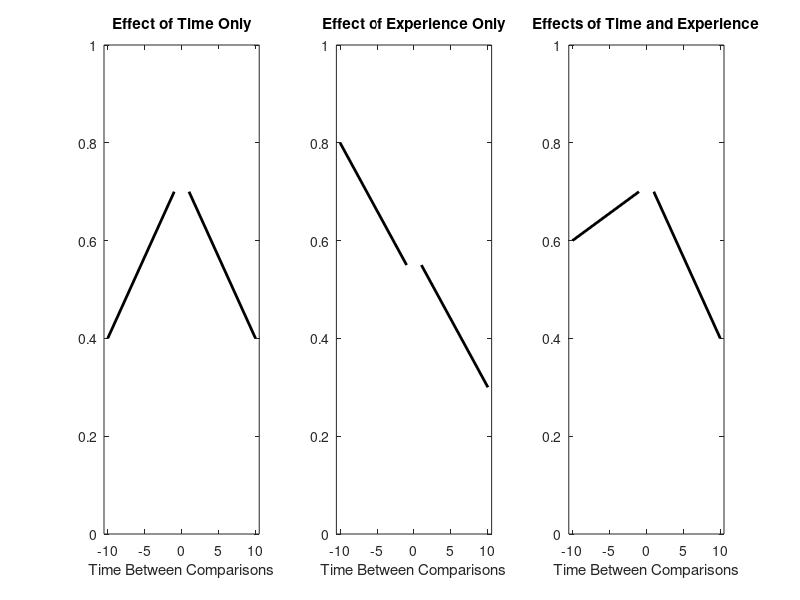

This chart was generated by the following MATLAB code: (Note: this script raises an error after producing the figure.)
%% Model fig. of time vs. experience

%Need to add some fake data here to fill in background
figure;
%Just time
subplot(1,3,1)
xdatFWD = [1 10];
ydatFWD = [0.7 0.4];
xdatREV = [-1 -10];
ydatREV = [0.7 0.4];
plot(xdatFWD,ydatFWD,'k','LineWidth',2); hold on
plot(xdatREV,ydatREV,'k','LineWidth',2);
xlim([-10.5 10.5]); ylim([0 1])
title('Effect of Time Only'); xlabel('Time Between Comparisons')
%Just experience
subplot(1,3,2)
xdatFWD = [1 10];
ydatFWD = [0.55 0.3];
xdatREV = [-1 -10];
ydatREV = [0.55 0.8];
plot(xdatFWD,ydatFWD,'k','LineWidth',2); hold on
plot(xdatREV,ydatREV,'k','LineWidth',2);
xlim([-10.5 10.5]); ylim([0 1])
title('Effect of Experience Only'); xlabel('Time Between Comparisons')
%Both
subplot(1,3,3)
xdatFWD = [1 10];
ydatFWD = [0.7 0.4];
xdatREV = [-1 -10];
ydatREV = [0.7 0.6];
plot(xdatFWD,ydatFWD,'k','LineWidth',2); hold on
plot(xdatREV,ydatREV,'k','LineWidth',2);
xlim([-10.5 10.5]); ylim([0 1])
title('Effects of Time and Experience'); xlabel('Time Between Comparisons')

%%

cpsPlot = [1 2 3];
tgsPlot = pairsCompareInd(cpsPlot,:)'; tgsPlot = tgsPlot(:);

%% How many cells active?
figure;
plot(pooledRealDayDiffs,pooledActiveCellsChange,'.k','MarkerSize',8)
hold on
plot(-1*pooledRealDayDiffs,-1*pooledActiveCellsChange,'.k','MarkerSize',8)
plot([-20 20],[0 0],'k')
plot(cellsActiveFitLine(:,1),cellsActiveFitLine(:,2),'k','LineWidth',2)
plot(-1*cellsActiveFitLine(:,1),-1*cellsActiveFitLine(:,2),'k','LineWidth',2)
title(['Change in cells above activity threshold, slope diff from 0 at p=' num2str(cellsActivepVal)])
xlabel('Days Apart')
ylabel('STEM Change in Proportion of Cells Active on Stem')

figure;
plot(pooledRealDayDiffs,pooledActiveCellsChangeARM,'.k','MarkerSize',8)
hold on
plot(-1*pooledRealDayDiffs,-1*pooledActiveCellsChangeARM,'.k','MarkerSize',8)
plot([-20 20],[0 0],'k')
plot(cellsActiveFitLineARM(:,1),cellsActiveFitLineARM(:,2),'k','LineWidth',2)
plot(-1*cellsActiveFitLineARM(:,1),-1*cellsActiveFitLineARM(:,2),'k','LineWidth',2)
title(['ARM Change in cells above activity threshold, slope diff from 0 at p=' num2str(cellsActivepValARM)])
xlabel('Days Apart')
ylabel('Change in Proportion of Cells Active')
ylim([-0.15 0.15])

%% How many splitters pie chart

pieSplitLabels = {'splitBOTH','splitLRonly','dontSplit','splitSTonly'};
splitterTGinds = cell2mat(cellfun(@(x) find(strcmpi(traitLabels,x)),pieSplitLabels,'UniformOutput',false));
pieSplitColors = colorAssc(splitterTGinds);
pieSplitColors{3} = [1 1 1];
pieData = splitPropMeans(splitterTGinds);
pieSEMs = splitPropSEMs(splitterTGinds);

pieDataPct = round(pieData'*100,3); 
pieDataPct(rem(pieDataPct,0.01)==0) = pieDataPct(rem(pieDataPct,0.01)==0)+0.001;
pieDataPct = mat2cell(pieDataPct,ones(1,length(pieData)),1);
pieDataPct = cellfun(@num2str,pieDataPct,'UniformOutput',false);
pieDataPct = cellfun(@(x) x(1:end-1),pieDataPct,'UniformOutput',false);

pieDataSEMs = round(pieSEMs'*100,3); 
pieDataSEMs(rem(pieDataSEMs,0.01)==0) = pieDataSEMs(rem(pieDataSEMs,0.01)==0)+0.001;
pieDataSEMs = mat2cell(pieDataSEMs,ones(1,length(pieData)),1);
pieDataSEMs = cellfun(@num2str,pieDataSEMs,'UniformOutput',false);
pieDataSEMs = cellfun(@(x) x(1:end-1),pieDataSEMs,'UniformOutput',false);

pp=figure; axes(pp)
pie(pieData,pieSplitLabels);
colormap(reshape([pieSplitColors{:}],3,length(pieSplitColors))')
for ppI = 1:length(pp.Children.Children)
    if strcmpi(class(pp.Children.Children(ppI)),'matlab.graphics.primitive.Text')
        ppUse = find(cell2mat(cellfun(@(x) strcmpi(x,pp.Children.Children(ppI).String),pieSplitLabels,'UniformOutput',false)));
        pp.Children.Children(ppI).String = {pieSplitLabels{ppUse}; [pieDataPct{ppUse} ' ' char(177) ' ' pieDataSEMs{ppUse} '%']}; 
        pp.Children.Children(ppI).FontSize = 13;
    end
end

title('Mean number of each splitter, all days all mice')

%% How many ARM splitters pie chart

pieSplitLabels = {'splitBOTH','splitSTonly','dontSplit','splitLRonly'};
splitterTGinds = cell2mat(cellfun(@(x) find(strcmpi(traitLabels,x)),pieSplitLabels,'UniformOutput',false));
pieSplitColors = colorAssc(splitterTGinds);
pieSplitColors{3} = [1 1 1];
pieData = ARMsplitPropMeans(splitterTGinds);
pieSEMs = ARMsplitPropSEMs(splitterTGinds);

pieDataPct = round(pieData'*100,3); 
pieDataPct(rem(pieDataPct,0.01)==0) = pieDataPct(rem(pieDataPct,0.01)==0)+0.001;
pieDataPct = mat2cell(pieDataPct,ones(1,length(pieData)),1);
pieDataPct = cellfun(@num2str,pieDataPct,'UniformOutput',false);
pieDataPct = cellfun(@(x) x(1:end-1),pieDataPct,'UniformOutput',false);

pieDataSEMs = round(pieSEMs'*100,3); 
pieDataSEMs(rem(pieDataSEMs,0.01)==0) = pieDataSEMs(rem(pieDataSEMs,0.01)==0)+0.001;
pieDataSEMs = mat2cell(pieDataSEMs,ones(1,length(pieData)),1);
pieDataSEMs = cellfun(@num2str,pieDataSEMs,'UniformOutput',false);
pieDataSEMs = cellfun(@(x) x(1:end-1),pieDataSEMs,'UniformOutput',false);

pp=figure; axes(pp)
pie(pieData,pieSplitLabels);
colormap(reshape([pieSplitColors{:}],3,length(pieSplitColors))')
for ppI = 1:length(pp.Children.Children)
    if strcmpi(class(pp.Children.Children(ppI)),'matlab.graphics.primitive.Text')
        ppUse = find(cell2mat(cellfun(@(x) strcmpi(x,pp.Children.Children(ppI).String),pieSplitLabels,'UniformOutput',false)));
        pp.Children.Children(ppI).String = {pieSplitLabels{ppUse}; [pieDataPct{ppUse} ' ' char(177) ' ' pieDataSEMs{ppUse} '%']}; 
        pp.Children.Children(ppI).FontSize = 13;
    end
end

title('Mean number of each ARM splitter, all days all mice')
%% Proportion of each splitter type
hh = figure;
numDataPts = length(pooledSplitProp{tgI});
%grps = repmat(1:length(traitGroups{1}),numDataPts,1); grps = grps(:);
grps = repmat(1:length(tgsPlot),numDataPts,1); grps = grps(:);
%dataHere = [pooledSplitProp{:}]; 
dataHere = [pooledSplitProp{tgsPlot}]; 
dataHere = dataHere(:);
%colorsHere = repmat(colorsHere,8,1);        
colorsHere = colorAssc(tgsPlot);
allColors = cellfun(@(x) repmat(x,numDataPts,1),colorsHere,'UniformOutput',false)';
colorsUse = []; for aa = 1:length(allColors); colorsUse = [colorsUse; allColors{aa}]; end
%repmat for the color in colorAssc, put into circle colors
xLabels = traitLabels(tgsPlot);
scatterBoxSL(dataHere, grps, 'xLabel', xLabels, 'plotBox', true, 'circleColors', colorsUse, 'transparency', 0.8) % 'circleColors', colorsHere, 
ylabel('Proportion of Splitter Cells')
title('Proportion of Cells Each Splitter Type, all mice all days')
hold on
ylim([0 1.1])
heightBump = 0.03;
barXpos = hh.Children.XTick;
for pcI = 1:length(cpsPlot)
    %plot a bar across the pair of compare inds
    possibleHeight = max(round(cell2mat(cellfun(@max,pooledSplitProp(pairsCompareInd(cpsPlot(pcI),:)),'UniformOutput',false)),1));
    possibleHeight = possibleHeight + heightBump;
    plot(barXpos(pairsCompareInd(cpsPlot(pcI),:)),[possibleHeight possibleHeight],'k','LineWidth',2)
    
    %mark it significant or not with hSplitterPropDiffs, pVal in pSplitterPropDiffs
    switch hSplitterPropDiffs(cpsPlot(pcI))
        case 1
            if pSplitterPropDiffs(cpsPlot(pcI)) < 0.001
                textPlot = 'p < 0.001';
            else
                textPlot = ['p = ' num2str(pSplitterPropDiffs(cpsPlot(pcI)))];
            end
        case 0
            textPlot = 'n.s.';
    end
    text(mean(barXpos(pairsCompareInd(cpsPlot(pcI),:))),possibleHeight+0.025,textPlot,'Color','k','HorizontalAlignment','center')
end

%% Proportion of each splitter type ARMs
hh = figure;
numDataPts = length(ARMpooledSplitProp{tgI});
%grps = repmat(1:length(traitGroups{1}),numDataPts,1); grps = grps(:);
grps = repmat(1:length(tgsPlot),numDataPts,1); grps = grps(:);
%dataHere = [pooledSplitProp{:}]; 
dataHere = [ARMpooledSplitProp{tgsPlot}]; 
dataHere = dataHere(:);
%colorsHere = repmat(colorsHere,8,1);        
colorsHere = ARMcolorAssc(tgsPlot);
allColors = cellfun(@(x) repmat(x,numDataPts,1),colorsHere,'UniformOutput',false)';
colorsUse = []; for aa = 1:length(allColors); colorsUse = [colorsUse; allColors{aa}]; end
%repmat for the color in colorAssc, put into circle colors
xLabels = ARMtraitLabels(tgsPlot);
scatterBoxSL(dataHere, grps, 'xLabel', xLabels, 'plotBox', true, 'circleColors', colorsUse, 'transparency', 0.8) % 'circleColors', colorsHere, 
ylabel('Proportion of Splitter Cells')
title('Proportion of Cells Each ARM Splitter Type, all mice all days')
hold on
ylim([0 1.1])
heightBump = 0.03;
barXpos = hh.Children.XTick;
for pcI = 1:length(cpsPlot)
    %plot a bar across the pair of compare inds
    possibleHeight = max(round(cell2mat(cellfun(@max,ARMpooledSplitProp(pairsCompareInd(cpsPlot(pcI),:)),'UniformOutput',false)),1));
    possibleHeight = possibleHeight + heightBump;
    plot(barXpos(pairsCompareInd(cpsPlot(pcI),:)),[possibleHeight possibleHeight],'k','LineWidth',2)
    
    %mark it significant or not with hSplitterPropDiffs, pVal in pSplitterPropDiffs
    switch hArmSplitterPropDiffs(cpsPlot(pcI))
        case 1
            if pArmSplitterPropDiffs(cpsPlot(pcI)) < 0.001
                textPlot = 'p < 0.001';
            else
                textPlot = ['p = ' num2str(pArmSplitterPropDiffs(cpsPlot(pcI)))];
            end
        case 0
            textPlot = 'n.s.';
    end
    text(mean(barXpos(pairsCompareInd(cpsPlot(pcI),:))),possibleHeight+0.025,textPlot,'Color','k','HorizontalAlignment','center')
end

%% Change in Proportion of Each splitter type by days apart
%Comparison
plotREV=1;

gg=figure('Position',[65 410 1813 510]);
sRows = 1;
sCols = 4;
for pcI = 1:length(cpsPlot)
    subplot(sRows,sCols,pcI)
    pcIndsHere = pairsCompareInd(cpsPlot(pcI),:);
    %plot data
    plot(pooledDaysApartFWD-0.1,pooledSplitPctChangeFWD{pcIndsHere(1)},'.','Color',colorAssc{pcIndsHere(1)},'MarkerSize',12)
    hold on
    plot(pooledDaysApartFWD+0.1,pooledSplitPctChangeFWD{pcIndsHere(2)},'.','Color',colorAssc{pcIndsHere(2)},'MarkerSize',12)
    %plot reg fit line    
    plot(splitterFitPlotDays,splitterFitPlotPct{pcIndsHere(1)},'Color',colorAssc{pcIndsHere(1)},'LineWidth',2)
    plot(splitterFitPlotDays,splitterFitPlotPct{pcIndsHere(2)},'Color',colorAssc{pcIndsHere(2)},'LineWidth',2)
    
    if plotREV==1
        plot(pooledDaysApartREV-0.1,pooledSplitPctChangeREV{pcIndsHere(1)},'.','Color',colorAssc{pcIndsHere(1)},'MarkerSize',12)
        plot(pooledDaysApartREV+0.1,pooledSplitPctChangeREV{pcIndsHere(2)},'.','Color',colorAssc{pcIndsHere(2)},'MarkerSize',12)   
        plot(splitterFitPlotDaysREV,splitterFitPlotPctREV{pcIndsHere(1)},'Color',colorAssc{pcIndsHere(1)},'LineWidth',2)
        plot(splitterFitPlotDaysREV,splitterFitPlotPctREV{pcIndsHere(2)},'Color',colorAssc{pcIndsHere(2)},'LineWidth',2)
    end
    
    ylim([-0.5 0.5])
    xlim([0.5 max(pooledDaysApartFWD)-0.5]) %cell2mat(cellfun(@max,cellRealDays,'UniformOutput',false))
    if plotREV==1; xlim([min(pooledDaysApartREV)-0.5 max(pooledDaysApartFWD)-0.5]); end
    xlabel('Days Apart')
    ylabel('Proportion Change')
    %indicate the r2 of each line
    %switch slopeDiffRank(pcI)>=(1*numPerms-numPerms*pThresh); case 1; diffTxt='ARE'; case 0; diffTxt ='ARE NOT'; end
    %title([pairsCompare{pcI,1} ' vs ' pairsCompare{pcI,2} ', slopes ' diffTxt ' diff at p = ' num2str(1-slopeDiffRank(pcI)/1000)])
    switch pVal(cpsPlot(pcI))<pThresh; case 1; diffTxt='ARE'; case 0; diffTxt ='are NOT'; end
    title([traitLabels{pcIndsHere(1)} ' vs ' traitLabels{pcIndsHere(2)} ', slopes ' diffTxt ' diff at p = ' num2str(pVal(cpsPlot(pcI)))])
    legend(traitLabels{pcIndsHere(1)},traitLabels{pcIndsHere(2)})
end
suptitleSL('Changes by days apart in proportion of splitting type')

%% Change in Proportion of Each ARM splitter type by days apart
%Comparison
plotREV=1;

gg=figure('Position',[65 410 1813 510]);
sRows = 1;
sCols = 3;
for pcI = 1:length(cpsPlot)
    subplot(sRows,sCols,pcI)
    pcIndsHere = pairsCompareInd(cpsPlot(pcI),:);
    %plot data
    plot(pooledDaysApartFWD-0.1,ARMpooledSplitPctChangeFWD{pcIndsHere(1)},'.','Color',colorAssc{pcIndsHere(1)},'MarkerSize',12)
    hold on
    plot(pooledDaysApartFWD+0.1,ARMpooledSplitPctChangeFWD{pcIndsHere(2)},'.','Color',colorAssc{pcIndsHere(2)},'MarkerSize',12)
    %plot reg fit line    
    plot(ARMsplitterFitPlotDays,ARMsplitterFitPlotPct{pcIndsHere(1)},'Color',colorAssc{pcIndsHere(1)},'LineWidth',2)
    plot(ARMsplitterFitPlotDays,ARMsplitterFitPlotPct{pcIndsHere(2)},'Color',colorAssc{pcIndsHere(2)},'LineWidth',2)
    
    if plotREV==1
        plot(pooledDaysApartREV-0.1,ARMpooledSplitPctChangeREV{pcIndsHere(1)},'.','Color',colorAssc{pcIndsHere(1)},'MarkerSize',12)
        plot(pooledDaysApartREV+0.1,ARMpooledSplitPctChangeREV{pcIndsHere(2)},'.','Color',colorAssc{pcIndsHere(2)},'MarkerSize',12)   
        plot(ARMsplitterFitPlotDaysREV,ARMsplitterFitPlotPctREV{pcIndsHere(1)},'Color',colorAssc{pcIndsHere(1)},'LineWidth',2)
        plot(ARMsplitterFitPlotDaysREV,ARMsplitterFitPlotPctREV{pcIndsHere(2)},'Color',colorAssc{pcIndsHere(2)},'LineWidth',2)
    end
    
    ylim([-0.5 0.5])
    xlim([0.5 max(pooledDaysApartFWD)-0.5]) %cell2mat(cellfun(@max,cellRealDays,'UniformOutput',false))
    if plotREV==1; xlim([min(pooledDaysApartREV)-0.5 max(pooledDaysApartFWD)-0.5]); end
    xlabel('Days Apart')
    ylabel('Proportion Change')
    %indicate the r2 of each line
    %switch slopeDiffRank(pcI)>=(1*numPerms-numPerms*pThresh); case 1; diffTxt='ARE'; case 0; diffTxt ='ARE NOT'; end
    %title([pairsCompare{pcI,1} ' vs ' pairsCompare{pcI,2} ', slopes ' diffTxt ' diff at p = ' num2str(1-slopeDiffRank(pcI)/1000)])
    switch ARMpVal(cpsPlot(pcI))<pThresh; case 1; diffTxt='ARE'; case 0; diffTxt ='are NOT'; end
    title([ARMtraitLabels{pcIndsHere(1)} ' vs ' ARMtraitLabels{pcIndsHere(2)} ', slopes ' diffTxt ' diff at p = ' num2str(ARMpVal(cpsPlot(pcI)))])
    legend(ARMtraitLabels{pcIndsHere(1)},ARMtraitLabels{pcIndsHere(2)})
end
suptitleSL('Changes by days apart in proportion of ARM splitting type')

%% Prop of splitters that come back
%Comparison
hh = figure('Position',[680 459 1049 519]);
sRows = 1;
sCols = 3;
for pcI = 1:length(cpsPlot)
    subplot(sRows,sCols,pcI)
    pcIndsHere = pairsCompareInd(cpsPlot(pcI),:);
    p1 = plot(pooledDaysApartFWD-0.1,pooledSplitterComesBackFWD{pcIndsHere(1)},'.','Color',colorAssc{pcIndsHere(1)},'MarkerSize',8,'DisplayName',pairsCompare{pcI,1});
    hold on
    p2 = plot(pooledDaysApartFWD+0.1,pooledSplitterComesBackFWD{pcIndsHere(2)},'.','Color',colorAssc{pcIndsHere(2)},'MarkerSize',8,'DisplayName',pairsCompare{pcI,2});
    
    plot(pooledDaysApartREV-0.1,pooledSplitterComesBackREV{pcIndsHere(1)},'.','Color',colorAssc{pcIndsHere(1)},'MarkerSize',8)
    plot(pooledDaysApartREV+0.1,pooledSplitterComesBackREV{pcIndsHere(2)},'.','Color',colorAssc{pcIndsHere(2)},'MarkerSize',8)
    
    plot(splitterCBFitPlotDaysFWD{pcIndsHere(1)},splitterCBFitPlotPctFWD{pcIndsHere(1)},'Color',colorAssc{pcIndsHere(1)},'LineWidth',2)
    plot(splitterCBFitPlotDaysFWD{pcIndsHere(2)},splitterCBFitPlotPctFWD{pcIndsHere(2)},'Color',colorAssc{pcIndsHere(2)},'LineWidth',2)
    plot(splitterCBFitPlotDaysREV{pcIndsHere(1)},splitterCBFitPlotPctREV{pcIndsHere(1)},'Color',colorAssc{pcIndsHere(1)},'LineWidth',2)
    plot(splitterCBFitPlotDaysREV{pcIndsHere(2)},splitterCBFitPlotPctREV{pcIndsHere(2)},'Color',colorAssc{pcIndsHere(2)},'LineWidth',2)
    
    ylim([-0.01 1.01])
    xlim([(min(pooledDaysApartREV)-0.5) (max(pooledDaysApartFWD)-0.5)])
    xlabel('Days Apart')
    ylabel('% of cells in model')
    
    if hValSplitterComesBackAll{pcI} == 1
        titleText = [pairsCompare{pcI,whichWonSplitterComesBackAll{pcI}} ' more stable, p = ' num2str(pValSplitterComesBackAll{pcI}) ];
    else 
        titleText = ['NOT diff at p = ' num2str(pValSplitterComesBackAll{pcI}) ];
    end
    title(titleText)
    
    %{
    yHeight = 0.8;
    for dpI = 1:length(dayPairsSCB{pcI})
        if hValSplitterComesBack{pcI}(dpI)==1
            plot(dayPairsSCB{pcI}(dpI),yHeight,'*','Color',colorAssc{pcIndsHere(whichWonSplitterComesBack{pcI}(dpI))})
        end
        %pValSplitterComesBack{pcI}
    end
    %}
    
    legend([p1; p2],'location','NW') 
end
suptitleSL('Percent cells of model day come back')

%% Prop of ARM splitters that come back
%Comparison
hh = figure('Position',[680 459 1049 519]);
sRows = 1;
sCols = 3;
for pcI = 1:length(cpsPlot)
    subplot(sRows,sCols,pcI)
    pcIndsHere = pairsCompareInd(cpsPlot(pcI),:);
    p1 = plot(pooledDaysApartFWD-0.1,ARMpooledSplitterComesBackFWD{pcIndsHere(1)},'.','Color',ARMcolorAssc{pcIndsHere(1)},'MarkerSize',8,'DisplayName',pairsCompare{pcI,1});
    hold on
    p2 = plot(pooledDaysApartFWD+0.1,ARMpooledSplitterComesBackFWD{pcIndsHere(2)},'.','Color',ARMcolorAssc{pcIndsHere(2)},'MarkerSize',8,'DisplayName',pairsCompare{pcI,2});
    
    plot(pooledDaysApartREV-0.1,ARMpooledSplitterComesBackREV{pcIndsHere(1)},'.','Color',ARMcolorAssc{pcIndsHere(1)},'MarkerSize',8)
    plot(pooledDaysApartREV+0.1,ARMpooledSplitterComesBackREV{pcIndsHere(2)},'.','Color',ARMcolorAssc{pcIndsHere(2)},'MarkerSize',8)
    
    plot(ARMsplitterCBFitPlotDaysFWD{pcIndsHere(1)},ARMsplitterCBFitPlotPctFWD{pcIndsHere(1)},'Color',ARMcolorAssc{pcIndsHere(1)},'LineWidth',2)
    plot(ARMsplitterCBFitPlotDaysFWD{pcIndsHere(2)},ARMsplitterCBFitPlotPctFWD{pcIndsHere(2)},'Color',ARMcolorAssc{pcIndsHere(2)},'LineWidth',2)
    plot(ARMsplitterCBFitPlotDaysREV{pcIndsHere(1)},ARMsplitterCBFitPlotPctREV{pcIndsHere(1)},'Color',ARMcolorAssc{pcIndsHere(1)},'LineWidth',2)
    plot(ARMsplitterCBFitPlotDaysREV{pcIndsHere(2)},ARMsplitterCBFitPlotPctREV{pcIndsHere(2)},'Color',ARMcolorAssc{pcIndsHere(2)},'LineWidth',2)
    
    ylim([-0.01 1.01])
    xlim([(min(pooledDaysApartREV)-0.5) (max(pooledDaysApartFWD)-0.5)])
    xlabel('Days Apart')
    ylabel('% of cells in model')
    
    if hValSplitterComesBackAllARM{pcI} == 1 && whichWonSplitterComesBackAllARM{pcI}~=0
        titleText = [pairsCompare{pcI,whichWonSplitterComesBackAllARM{pcI}} ' more stable, p = ' num2str(pValSplitterComesBackAllARM{pcI}) ];
    else 
        titleText = ['NOT diff at p = ' num2str(pValSplitterComesBackAllARM{pcI}) ];
    end
    title(titleText)
       
    % legend([p1; p2],[pairsCompare{pcI,1}; pairsCompare{pcI,2}],'location','NW')  
    legend([p1; p2],'location','NW') 
end
suptitleSL('Percent ARM cells of model day come back on ARMs')

%% Prop of splitters that are still a splitter
hh = figure('Position',[680 459 1049 519]);
sRows = 1;
sCols = 3;
for pcI = 1:length(cpsPlot)
    subplot(sRows,sCols,pcI)
    pcIndsHere = pairsCompareInd(cpsPlot(pcI),:);
    p1 = plot(pooledDaysApartFWD-0.1,pooledSplitterStillSplitterFWD{pcIndsHere(1)},'.','Color',colorAssc{pcIndsHere(1)},'MarkerSize',8,'DisplayName',pairsCompare{pcI,1});
    hold on
    p2 = plot(pooledDaysApartFWD+0.1,pooledSplitterStillSplitterFWD{pcIndsHere(2)},'.','Color',colorAssc{pcIndsHere(2)},'MarkerSize',8,'DisplayName',pairsCompare{pcI,2});
    
    plot(pooledDaysApartREV-0.1,pooledSplitterStillSplitterREV{pcIndsHere(1)},'.','Color',colorAssc{pcIndsHere(1)},'MarkerSize',8)
    plot(pooledDaysApartREV+0.1,pooledSplitterStillSplitterREV{pcIndsHere(2)},'.','Color',colorAssc{pcIndsHere(2)},'MarkerSize',8)
    
    plot(splitterSSFitPlotDaysFWD{pcIndsHere(1)},splitterSSFitPlotPctFWD{pcIndsHere(1)},'Color',colorAssc{pcIndsHere(1)},'LineWidth',2)
    plot(splitterSSFitPlotDaysFWD{pcIndsHere(2)},splitterSSFitPlotPctFWD{pcIndsHere(2)},'Color',colorAssc{pcIndsHere(2)},'LineWidth',2)
    plot(splitterSSFitPlotDaysREV{pcIndsHere(1)},splitterSSFitPlotPctREV{pcIndsHere(1)},'Color',colorAssc{pcIndsHere(1)},'LineWidth',2)
    plot(splitterSSFitPlotDaysREV{pcIndsHere(2)},splitterSSFitPlotPctREV{pcIndsHere(2)},'Color',colorAssc{pcIndsHere(2)},'LineWidth',2)
    
    ylim([-0.01 1.01])
    xlim([(min(pooledDaysApartREV)-0.5) (max(pooledDaysApartFWD)-0.5)])
    xlabel('Days Apart')
    ylabel('% of cells in model day')
    
    if hValSplitterStillSplitterAll{pcI} == 1
        titleText = [pairsCompare{pcI,whichWonSplitterStillSplitterAll{pcI}} ' more stable, p = ' num2str(pValSplitterStillSplitterAll{pcI}) ];
    else 
        titleText = ['NOT diff at p = ' num2str(pValSplitterStillSplitterAll{pcI}) ];
    end
    title(titleText)
    
    %{
    yHeight = 0.8;
    for dpI = 1:length(dayPairsSSS{pcI})
        if hValSplitterStillSplitter{pcI}(dpI)==1
            plot(dayPairsSSS{pcI}(dpI),yHeight,'*','Color',colorAssc{pcIndsHere(whichWonSplitterStillSplitter{pcI}(dpI))})
        end
        %pValSplitterComesBack{pcI}
    end
     %}
    
    % legend([p1; p2],[pairsCompare{pcI,1}; pairsCompare{pcI,2}],'location','NW')  
    legend([p1; p2],'location','NW') 
end
suptitleSL('Percent cells of model day apart still that trait')

%% Prop of ARM splitters that are still an ARM splitter
hh = figure('Position',[680 459 1049 519]);
sRows = 1;
sCols = 3;
for pcI = 1:length(cpsPlot)
    gg(pcI) = subplot(sRows,sCols,pcI);
    pcIndsHere = pairsCompareInd(cpsPlot(pcI),:);
    p1 = plot(pooledDaysApartFWD-0.1,ARMpooledSplitterStillSplitterFWD{pcIndsHere(1)},'.','Color',ARMcolorAssc{pcIndsHere(1)},'MarkerSize',8,'DisplayName',pairsCompare{pcI,1});
    hold on
    p2 = plot(pooledDaysApartFWD+0.1,ARMpooledSplitterStillSplitterFWD{pcIndsHere(2)},'.','Color',ARMcolorAssc{pcIndsHere(2)},'MarkerSize',8,'DisplayName',pairsCompare{pcI,2});
    
    plot(pooledDaysApartREV-0.1,ARMpooledSplitterStillSplitterREV{pcIndsHere(1)},'.','Color',ARMcolorAssc{pcIndsHere(1)},'MarkerSize',8)
    plot(pooledDaysApartREV+0.1,ARMpooledSplitterStillSplitterREV{pcIndsHere(2)},'.','Color',ARMcolorAssc{pcIndsHere(2)},'MarkerSize',8)
    
    plot(ARMsplitterSSFitPlotDaysFWD{pcIndsHere(1)},ARMsplitterSSFitPlotPctFWD{pcIndsHere(1)},'Color',ARMcolorAssc{pcIndsHere(1)},'LineWidth',2)
    plot(ARMsplitterSSFitPlotDaysFWD{pcIndsHere(2)},ARMsplitterSSFitPlotPctFWD{pcIndsHere(2)},'Color',ARMcolorAssc{pcIndsHere(2)},'LineWidth',2)
    plot(ARMsplitterSSFitPlotDaysREV{pcIndsHere(1)},ARMsplitterSSFitPlotPctREV{pcIndsHere(1)},'Color',ARMcolorAssc{pcIndsHere(1)},'LineWidth',2)
    plot(ARMsplitterSSFitPlotDaysREV{pcIndsHere(2)},ARMsplitterSSFitPlotPctREV{pcIndsHere(2)},'Color',ARMcolorAssc{pcIndsHere(2)},'LineWidth',2)
    
    
    if hValSplitterStillSplitterAllARM{pcI} == 1 && whichWonSplitterStillSplitterAllARM{pcI}~=0
        titleText = [pairsCompare{pcI,whichWonSplitterStillSplitterAllARM{pcI}} ' more stable, p = ' num2str(pValSplitterStillSplitterAllARM{pcI}) ];
    else 
        titleText = ['NOT diff at p = ' num2str(pValSplitterStillSplitterAllARM{pcI}) ];
    end
    title(titleText)
    
    dim = [0.15 0.6 0.4 0.2];
    textPlot{1,1} = ['FWD slopes p= ' num2str(ARMpValSSSslopeFWD{pcI})];
    textPlot{2,1} = ['FWD slopes p= ' num2str(ARMpValSSSslopeREV{pcI})];
    %qq = annotation(gg(pcI),'textbox',dim,'String',textPlot,'FitBoxToText','on');

    ylim([-0.01 1.01])
    xlim([(min(pooledDaysApartREV)-0.5) (max(pooledDaysApartFWD)-0.5)])
    xlabel('Days Apart')
    ylabel('% of cells in model day')
       
    % legend([p1; p2],[pairsCompare{pcI,1}; pairsCompare{pcI,2}],'location','NW')  
    legend([p1; p2],'location','NW') 
end
suptitleSL('Percent ARM cells of model day apart still that trait')

%% FWD vs. REV time within splitter type coming back
%Now plot within trait pos vs. negative day change
figure; 
sCols = 3;
sRows = ceil(length(tgsPlot)/sCols);
markerss = {'.' 'o'};
%for tgI = 1:length(traitGroups{1})
FWDREVtxt = {'FWD' 'REV'};
for tgI = 1:length(tgsPlot)
    subplot(sRows,sCols,tgI)
    color1 = colorAssc{tgsPlot(tgI)}+0.2; color1(color1>1) = 1; color1(color1<0) = 0;
    color2 = colorAssc{tgsPlot(tgI)}-0.2; color2(color2>1) = 1; color2(color2<0) = 0;
    p1 = plot(pooledDaysApartFWD+0.15,pooledSplitterComesBackFWD{tgsPlot(tgI)},markerss{1},'Color',color1,'MarkerSize',8,'DisplayName','Days Forward');
    hold on
    p2 = plot(-1*pooledDaysApartREV-0.15,pooledSplitterComesBackREV{tgsPlot(tgI)},markerss{2},'Color',color2,'MarkerSize',3,'DisplayName','Days Backwards');
    
    plot(splitterCBFitLineFWD{tgI}(:,1),splitterCBFitLineFWD{tgI}(:,2),'LineWidth',2)
    plot(-1*splitterCBFitLineREV{tgI}(:,1),splitterCBFitLineREV{tgI}(:,2),'LineWidth',2)
    %{
    yHeight = 0.75;
    for dpI = 1:length(dayPairsCBpvn{tgsPlot(tgI)})
        if hValCBpvn{tgsPlot(tgI)}(dpI)
             markersz = [14 8]; colorss = [color1; color2];
            plot(dayPairsCBpvn{tgsPlot(tgI)}(dpI),yHeight,markerss{whichWonCBpvn{tgsPlot(tgI)}(dpI)},'Color',colorss(whichWonCBpvn{tgsPlot(tgI)}(dpI),:),'MarkerSize',markersz(whichWonCBpvn{tgI}(dpI)))    
        end
        %pValSplitCBpvn{tgI}
    end
    %}
    
    
    if hValSCBall{tgI} == 1
        titleText = [traitLabels{tgsPlot(tgI)} ': ' FWDREVtxt{whichWonSCBall{tgI}} ' more stable, p = ' num2str(pValSCBall{tgI}) ];
    else 
        titleText = [traitLabels{tgsPlot(tgI)} ': NOT diff at p = ' num2str(pValSCBall{tgI}) ];
    end
    title(titleText)
    
    xlabel('Days Apart')
    ylabel('Proportion of Model')
    ylim([-0.01 1.01])
    xlim([min(pooledDaysApartFWD)-0.5 max(pooledDaysApartFWD)+0.5])
    legend([p1; p2],'location','NE')
end
suptitleSL('Percent cells of model day come back, Positive vs. negative time')

%% FWD vs. REV time within splitter still splitter
figure; 
sCols = 3;
sRows = ceil(length(tgsPlot)/sCols);
markerss = {'.' 'o'}; 
%for tgI = 1:length(traitGroups{1})
for tgI = 1:length(tgsPlot)
    subplot(sRows,sCols,tgI)
    color1 = colorAssc{tgsPlot(tgI)}+0.2; color1(color1>1) = 1; color1(color1<0) = 0;
    color2 = colorAssc{tgsPlot(tgI)}-0.2; color2(color2>1) = 1; color2(color2<0) = 0;
    p1 = plot(pooledDaysApartFWD+0.15,pooledSplitterStillSplitterFWD{tgsPlot(tgI)},markerss{1},'Color',color1,'MarkerSize',8,'DisplayName','Days Forward');
    hold on
    p2 = plot(-1*pooledDaysApartREV-0.15,pooledSplitterStillSplitterREV{tgsPlot(tgI)},markerss{2},'Color',color2,'MarkerSize',3,'DisplayName','Days Backwards');
    
    %{
    yHeight = 0.8;
    for dpI = 1:length(dayPairsSSpvn{tgsPlot(tgI)})
        if hValSSpvn{tgsPlot(tgI)}(dpI)
            markersz = [14 8]; colorss = [color1; color2];
            plot(dayPairsSSpvn{tgsPlot(tgI)}(dpI),yHeight,markerss{whichWonSSpvn{tgsPlot(tgI)}(dpI)},'Color',colorss(whichWonSSpvn{tgsPlot(tgI)}(dpI),:),'MarkerSize',markersz(whichWonCBpvn{tgI}(dpI)))    
        end
        %pValSplitSSpvn{tgI}
    end
    %}
    plot(splitterSSFitLineFWD{tgI}(:,1),splitterSSFitLineFWD{tgI}(:,2),'LineWidth',2)
    plot(-1*splitterSSFitLineREV{tgI}(:,1),splitterSSFitLineREV{tgI}(:,2),'LineWidth',2)
    
    if hValSSSall{tgI} == 1
        titleText = [traitLabels{tgsPlot(tgI)} ': ' FWDREVtxt{whichWonSSSall{tgI}} ' more stable, p = ' num2str(pValSSSall{tgI}) ];
    else 
        titleText = [traitLabels{tgsPlot(tgI)} ': NOT diff at p = ' num2str(pValSSSall{tgI}) ];
    end
    title(titleText)
    
    xlabel('Days Apart')
    ylabel('Proportion of Model')
    ylim([-0.01 1.01])
    xlim([min(pooledDaysApartFWD)-0.5 max(pooledDaysApartFWD)+0.5])
    legend([p1; p2],'location','NE')
end
suptitleSL('Percent cells of model day still that trait v self, Positive vs. negative time')

%% FWD vs. REV time within splitter type coming back ARM
%Now plot within trait pos vs. negative day change
figure; 
sCols = 3;
sRows = ceil(length(tgsPlot)/sCols);
markerss = {'.' 'o'};
%for tgI = 1:length(traitGroups{1})
FWDREVtxt = {'FWD' 'REV'};
for tgI = 1:length(tgsPlot)
    subplot(sRows,sCols,tgI)
    color1 = ARMcolorAssc{tgsPlot(tgI)}+0.2; color1(color1>1) = 1; color1(color1<0) = 0;
    color2 = ARMcolorAssc{tgsPlot(tgI)}-0.2; color2(color2>1) = 1; color2(color2<0) = 0;
    p1 = plot(pooledDaysApartFWD+0.15,ARMpooledSplitterComesBackFWD{tgsPlot(tgI)},markerss{1},'Color',color1,'MarkerSize',8,'DisplayName','Days Forward');
    hold on
    p2 = plot(-1*pooledDaysApartREV-0.15,ARMpooledSplitterComesBackREV{tgsPlot(tgI)},markerss{2},'Color',color2,'MarkerSize',3,'DisplayName','Days Backwards');
     
    if ARMhValSCBall{tgI} == 1
        titleText = [ARMtraitLabels{tgsPlot(tgI)} ': ' FWDREVtxt{ARMwhichWonSCBall{tgI}} ' more stable, p = ' num2str(ARMpValSCBall{tgI}) ];
    else 
        titleText = [ARMtraitLabels{tgsPlot(tgI)} ': NOT diff at p = ' num2str(ARMpValSCBall{tgI}) ];
    end
    title(titleText)
    
    xlabel('Days Apart')
    ylabel('Proportion of Model')
    ylim([-0.01 1.01])
    xlim([min(pooledDaysApartFWD)-0.5 max(pooledDaysApartFWD)+0.5])
    legend([p1; p2],'location','NE')
end
suptitleSL('ARM Percent cells of model day come back, Positive vs. negative time')

%% FWD vs. REV time within splitter still splitter ARM
figure; 
sCols = 3;
sRows = ceil(length(tgsPlot)/sCols);
markerss = {'.' 'o'}; 
%for tgI = 1:length(traitGroups{1})
for tgI = 1:length(tgsPlot)
    subplot(sRows,sCols,tgI)
    color1 = ARMcolorAssc{tgsPlot(tgI)}+0.2; color1(color1>1) = 1; color1(color1<0) = 0;
    color2 = ARMcolorAssc{tgsPlot(tgI)}-0.2; color2(color2>1) = 1; color2(color2<0) = 0;
    p1 = plot(pooledDaysApartFWD+0.15,ARMpooledSplitterStillSplitterFWD{tgsPlot(tgI)},markerss{1},'Color',color1,'MarkerSize',8,'DisplayName','Days Forward');
    hold on
    p2 = plot(-1*pooledDaysApartREV-0.15,ARMpooledSplitterStillSplitterREV{tgsPlot(tgI)},markerss{2},'Color',color2,'MarkerSize',3,'DisplayName','Days Backwards');
    
    if ARMhValSSSall{tgI} == 1
        titleText = [ARMtraitLabels{tgsPlot(tgI)} ': ' FWDREVtxt{ARMwhichWonSSSall{tgI}} ' more stable, p = ' num2str(ARMpValSSSall{tgI}) ];
    else 
        titleText = [ARMtraitLabels{tgsPlot(tgI)} ': NOT diff at p = ' num2str(ARMpValSSSall{tgI}) ];
    end
    title(titleText)
    
    xlabel('Days Apart')
    ylabel('Proportion of Model')
    ylim([-0.01 1.01])
    xlim([min(pooledDaysApartFWD)-0.5 max(pooledDaysApartFWD)+0.5])
    legend([p1; p2],'location','NE')
end
suptitleSL('ARM Percent cells of model day still that trait v self, Positive vs. negative time')

%% Splitters becoming another type of splitter STEM

%Don't yet have reverse day order

figure;
for scI = 1:length(pooledSplitterChanges)/2
    subplot(2,3,scI)
    plot(pooledDaysApartFWD-0.15,pooledSplitterChanges{scI*2-1},'.','MarkerSize',10)
    hold on
    plot(pooledDaysApartFWD+0.15,pooledSplitterChanges{scI*2},'.','MarkerSize',10)
    [p,h] = ranksum(pooledSplitterChanges{scI*2-1},pooledSplitterChanges{scI*2});
    ww = WhichWonRanks(pooledSplitterChanges{scI*2-1},pooledSplitterChanges{scI*2});
    title(['h = ' num2str(h) ', ww= ' num2str(ww) ', p = ' num2str(p)])
    xlabel([transLabels{scI*2-1,1} '>>' transLabels{scI*2-1,2} '  vs ' transLabels{scI*2,1} '>>' transLabels{scI*2,2}])
end
    



%% Cells splitter type in STEM and ARM
nPts = size( pctTraitBothPooled{1},1);
dataHere = [pctTraitBothPooled{:}]; dataHere = dataHere(:);
grps = repmat(1:numTraitGroups,nPts,1); grps = grps(:); 

scatterBoxSL(dataHere,grps,'transparency',1,'xLabels',traitLabels)
title('% of cells that split the same way on stem and arm')

%%  STEM vs ARM proportion splitting
statBump = 0.025;
nPts = size( pctTraitBothPooled{1},1);
dataHere = []; 
grps = [];
labelsHere = cell(numTraitGroups*2,1);
colorsPlot = [];
for tgI = 1:numTraitGroups
    dataHere = [dataHere; pooledSplitProp{tgI}(:); ARMpooledSplitProp{tgI}(:)];
    grps = [grps; (tgI*2-1)*ones(nPts,1); (tgI*2)*ones(nPts,1)];
    labelsHere{tgI*2-1} = traitLabels{tgI};
    labelsHere{tgI*2} = ARMtraitLabels{tgI};
    colorsPlot = [colorsPlot; repmat(colorAssc{tgI},nPts,1); repmat(ARMcolorAssc{tgI},nPts,1)];
end
hh = figure;
scatterBoxSL(dataHere,grps,'transparency',1,'xLabels',labelsHere,'circleColors',colorsPlot)
ylabel('Proportion of Cells')
title('Comparison of Number of Splitters in STEM and ARMS')

xMarks = hh.Children.XTick;
for tgI = 1:numTraitGroups
    sHeight = max([pooledSplitProp{tgI}(:); ARMpooledSplitProp{tgI}(:)]) + statBump;
    plot(xMarks((tgI*2-1):tgI*2),[sHeight sHeight],'k','LineWidth',1.5)
    switch hSvAsplitPropDiffs{tgI}
        case 0; txtPlot = 'n.s.';
        case 1
            switch pSvAsplitPropDiffs{tgI}<0.001
                case 1; txtPlot = '*p < 0.001';
                case 0; txtPlot = ['*p = ' num2str(round(pSvAsplitPropDiffs{tgI},2))];
            end
    end
    text(mean(xMarks((tgI*2-1):tgI*2)),sHeight+0.01,txtPlot,'Color','k','HorizontalAlignment','center')
end
    
%% ARM vs STEM prop splitting

nPts = length(pooledSplitProp{1});
dataHere = [];
grps= [];
labelsHere = cell(numTraitGroups*2,1)



pSvAsplitPropDiffs{tgI}, hSvAsplitPropDiffs{tgI}

%% What are new cells?
figure;
for pcI = 1:length(cpsPlot)
    subplot(1,length(cpsPlot),pcI)
    plot(pooledDaysApartFWD,pooledNewCellPropChanges{pairsCompareInd(pcI,1)},'.','MarkerSize',6,'Color',colorAssc{pairsCompareInd(pcI,1)})
    hold on
    plot(pooledDaysApartFWD,pooledNewCellPropChanges{pairsCompareInd(pcI,2)},'.','MarkerSize',6,'Color',colorAssc{pairsCompareInd(pcI,2)})
    
    plot([0 20],[0 0],'k')
    
    plot(newCellFit{pairsCompareInd(pcI,1)}(:,1),newCellFit{pairsCompareInd(pcI,1)}(:,2),'Color',colorAssc{pairsCompareInd(pcI,1)},'LineWidth',2)
    plot(newCellFit{pairsCompareInd(pcI,2)}(:,1),newCellFit{pairsCompareInd(pcI,2)}(:,2),'Color',colorAssc{pairsCompareInd(pcI,2)},'LineWidth',2)
    
    title(['p = ' num2str(newCellsSlopeDiffpVal{pcI})]) 
    ylim([-0.8 0.8])
    xlabel('Days apart') 
end
suptitleSL('Comparisons of change in proportion of new cells')


%% Mean pop vector corr all animals all days, each condSet

%mean =/- sem corr each bin, corr to decorr, decorr to corr, flat

figure('Position',[680 147 1088 831]); qq = [];
for pvtI = 1:length(pvNames)
    qq{pvtI} = subplot(2,3,pvtI);
    for csI = 1:length(condSet)
        errorHere = [];
        withinDay = CSpooledPVdaysApart{pvtI}{csI}==0;
        for binI = 1:numBins
            errorHere(binI) = standarderrorSL(CSpooledPVcorrs{pvtI}{csI}(withinDay,binI)); hold on
        end
        errorbar(1:numBins,nanmean(CSpooledPVcorrs{pvtI}{csI},1),errorHere,'Color',condSetColors{csI},'LineWidth',2)
    end
    title(pvNames{pvtI})
    xlim([0.5 numBins+0.5])
    xlabel('Spatial Bin')
    ylabel('Correlation')
    %{
    switch mean(qq{pvtI}.YLim)>0
        case 1
            qq{pvtI}.YLim = [0 0.5];
        case 0
            qq{pvtI}.YLim = [-0.5 0];
    end
    %}
end
suptitleSL({'Mean PV curves, all mice All Days'; 'B - VS Self,   G - Study vs. Test,   R - Left vs. Right'})
        
    
%% Pop Vector corrs by days apart
gg = figure('Position',[288 37 1521 849]); 
hht = [];
for pvtI = 1:length(pvNames)
    hht{pvtI} = subplot(2,3,pvtI);
[hht{pvtI}, statsOut] = PlotMeanPVcorrsDaysApart(CSpooledMeanPVcorrs{pvtI}, CSpooledPVdaysApart{pvtI}, 'mean', condSetColors, condSetLabels, hht{pvtI});
hht{pvtI}.Title.String = [pvNames{pvtI}; hht{pvtI}.Title.String];
end
suptitleSL('PV by days apart')

% Pop Vector corrs by days apart FIRST HALF
gg = figure('Position',[288 37 1521 849]); 
hht = [];
for pvtI = 1:length(pvNames)
    hht{pvtI} = subplot(2,3,pvtI);
[hht{pvtI}, statsOut] = PlotMeanPVcorrsDaysApart(CSpooledMeanPVcorrsHalfFirst{pvtI}, CSpooledPVdaysApart{pvtI}, 'mean', condSetColors, condSetLabels, hht{pvtI});
hht{pvtI}.Title.String = [pvNames{pvtI}; hht{pvtI}.Title.String];
end
suptitleSL('PV by days apart, FRIST HALF')

% Pop Vector corrs by days apart SECOND HALF
gg = figure('Position',[288 37 1521 849]); 
hht = [];
for pvtI = 1:length(pvNames)
    hht{pvtI} = subplot(2,3,pvtI);
    [hht{pvtI}, statsOut] = PlotMeanPVcorrsDaysApart(CSpooledMeanPVcorrsHalfSecond{pvtI}, CSpooledPVdaysApart{pvtI}, 'mean', condSetColors, condSetLabels, hht{pvtI});
    hht{pvtI}.Title.String = [pvNames{pvtI}; hht{pvtI}.Title.String];
end
suptitleSL('PV by days apart, SECOND HALF')
%% PV corr self change by days apart
figure('Position',[288 37 1521 849]);
for pvtI = 1:length(pvNames)
    ggt{pvtI} = subplot(2,3,pvtI);
    [ggt{pvtI},statsOut] = PlotChangeByDaysApartFWDonly(withinCSdayChangeMean{pvtI},sameDayDayDiffsPooled{pvtI},condSetColors,condSetLabels,ggt{pvtI});
    ggt{pvtI}.Title.String = [pvNames{pvtI}; ggt{pvtI}.Title.String];
end
suptitleSL('Chance in Each Correlation over Experience')

%% PV corr self change by days apart FIRST HALF
figure('Position',[288 37 1521 849]);
for pvtI = 1:length(pvNames)
    ggt{pvtI} = subplot(2,3,pvtI);
    [ggt{pvtI},statsOut] = PlotChangeByDaysApartFWDonly(withinCSdayChangeMeanHalfFirst{pvtI},sameDayDayDiffsPooled{pvtI},condSetColors,condSetLabels,ggt{pvtI});
    ggt{pvtI}.Title.String = [pvNames{pvtI}; ggt{pvtI}.Title.String];
end
suptitleSL('Chance in Each Correlation over Experience First Half')

%% PV corr self change by days apart SECOND HALF
figure('Position',[288 37 1521 849]);
for pvtI = 1:length(pvNames)
    ggt{pvtI} = subplot(2,3,pvtI);
    [ggt{pvtI},statsOut] = PlotChangeByDaysApartFWDonly(withinCSdayChangeMeanHalfSecond{pvtI},sameDayDayDiffsPooled{pvtI},condSetColors,condSetLabels,ggt{pvtI});
    ggt{pvtI}.Title.String = [pvNames{pvtI}; ggt{pvtI}.Title.String];
end
suptitleSL('Chance in Each Correlation over Experience Second Half')

%% PV corr separation by days apart

cscColors = {'m'; 'c'; 'k'};%[0.8 0.2 0]
figure('Position',[288 37 1521 849]);
for pvtI = 1:length(pvNames)
    ggt{pvtI} = subplot(2,3,pvtI);
    [ggt{pvtI},statsOut] = PlotChangeByDaysApartFWDonly(cscDiffsChangeMeanPooled{pvtI},sameDayDayDiffsPooled{pvtI},cscColors,cscLabels,ggt{pvtI});
    ggt{pvtI}.Title.String = [pvNames{pvtI}; ggt{pvtI}.Title.String];
end
suptitleSL('Change in Separation between Correlations')


%% Pop Vector corrs by days apart ARMs
gg = figure('Position',[288 37 1521 849]); 
hht = [];
for pvtI = 1:length(pvNames)
    hht{pvtI} = subplot(2,3,pvtI);
[hht{pvtI}, statsOut] = PlotMeanPVcorrsDaysApart(CSpooledMeanPVcorrsARM{pvtI}, CSpooledPVdaysApart{pvtI}, 'mean', condSetColors, condSetLabels, hht{pvtI});
hht{pvtI}.Title.String = [pvNames{pvtI}; hht{pvtI}.Title.String];
end
suptitleSL('PV by days apart ARMS')

gg = figure('Position',[288 37 1521 849]); 
hht = [];
for pvtI = 1:length(pvNames)
    hht{pvtI} = subplot(2,3,pvtI);
[hht{pvtI}, statsOut] = PlotMeanPVcorrsDaysApart(CSpooledMeanPVcorrsHalfFirstARM{pvtI}, CSpooledPVdaysApart{pvtI}, 'mean', condSetColors, condSetLabels, hht{pvtI});
hht{pvtI}.Title.String = [pvNames{pvtI}; hht{pvtI}.Title.String];
end
suptitleSL('PV by days apart ARMS FIRST HALF')


gg = figure('Position',[288 37 1521 849]); 
hht = [];
for pvtI = 1:length(pvNames)
    hht{pvtI} = subplot(2,3,pvtI);
[hht{pvtI}, statsOut] = PlotMeanPVcorrsDaysApart(CSpooledMeanPVcorrsHalfSecondARM{pvtI}, CSpooledPVdaysApart{pvtI}, 'mean', condSetColors, condSetLabels, hht{pvtI});
hht{pvtI}.Title.String = [pvNames{pvtI}; hht{pvtI}.Title.String];
end
suptitleSL('PV by days apart ARMS SECOND HALF')



%% PV corr self change by days apart ARMS
figure('Position',[288 37 1521 849]);
for pvtI = 1:length(pvNames)
    ggt{pvtI} = subplot(2,3,pvtI);
    [ggt{pvtI},statsOut] = PlotChangeByDaysApartFWDonly(withinCSdayChangeMeanARM{pvtI},sameDayDayDiffsPooled{pvtI},condSetColors,condSetLabels,ggt{pvtI});
    ggt{pvtI}.Title.String = [pvNames{pvtI}; ggt{pvtI}.Title.String];
end
suptitleSL('Chance in Each Correlation over Experience ARMS')


%% PV corr separation by days apart ARMS

cscColors = {'m'; 'c'; 'k'};%[0.8 0.2 0]
figure('Position',[288 37 1521 849]);
for pvtI = 1:length(pvNames)
    ggt{pvtI} = subplot(2,3,pvtI);
    [ggt{pvtI},statsOut] = PlotChangeByDaysApartFWDonly(cscDiffsChangeMeanPooledARM{pvtI},sameDayDayDiffsPooled{pvtI},cscColors,cscLabels,ggt{pvtI});
    ggt{pvtI}.Title.String = [pvNames{pvtI}; ggt{pvtI}.Title.String];
end
suptitleSL('Change in Separation between Correlations ARMS')

%% PV condset each mouse

for pvtI = 1:length(pvNames)
    figure;
    for mouseI = 1:numMice
        subplot(2,2,mouseI)
        for csI = 1:length(condSet)
            plot(CSpooledSameDaymeanCorr{pvtI}{mouseI}{csI},condSetColors{csI})
            hold on
        end
    end
    suptitleSL(pvNames{pvtI})
end
            

%% PV corrs 1st half vs. 2nd half
condSetColors = {'b' 'r' 'g'};
for csI = 1:length(condSet)
    figure;
    pvsHereFirst = CSpooledMeanPVcorrsHalfFirst{csI}; hold on;
    pvsHereSecond = CSpooledMeanPVcorrsHalfSecond{csI};
    plot(CSpooledPVdaysApart{csI}-0.15,pvsHereFirst,'.','Color',condSetColors{csI},'MarkerSize',8)
    plot(CSpooledPVdaysApart{csI}+0.15,pvsHereSecond,'*','Color',condSetColors{csI})

    dayPairsHere = unique(abs(CSpooledPVdaysApart{csI}));
    meanLineFirst = [];
    meanLineSecond = [];
    for dpI = 1:length(dayPairsHere)
        meanLineFirst(dpI,1) = mean(pvsHereFirst(CSpooledPVdaysApart{csI}==dayPairsHere(dpI)));
        meanLineSecond(dpI,1) = mean(pvsHereSecond(CSpooledPVdaysApart{csI}==dayPairsHere(dpI)));
    end

    plot(dayPairsHere,meanLineFirst,'LineWidth',2,'Color',condSetColors{csI})
    plot(dayPairsHere,meanLineSecond,'LineWidth',2,'Color',condSetColors{csI})
    
    for dpI = 1:length(dayPairsHere)
        if hFirstVSecondHalfPVcorrs{csI}(dpI,1)==1
            plot(dayPairsHere(dpI),0.7,'*k')
        end
    end
end

%% PV corr spread by days apart

%Is the spread between pairs of correlations increasing?
plottt = {pooledCSdiffDiffsMeanCorr; pooledCSdiffDiffsMeanCorrHalfFirst; pooledCSdiffDiffsMeanCorrHalfSecond};
plotTitle = {'Mean Corr'; 'First Half Mean';'Second Half Mean'};
for ppI = 1:length(plottt)
figure;
numCSC = size(condSetComps,1);
for cscI = 1:numCSC
    subplot(1,numCSC,cscI)
    plot(pooledCSdiffDiffDayDiffs,plottt{ppI}{cscI},'.'); hold on
    plot([0 18],[0 0],'k')
    [h,p] = kstest(zscore(plottt{ppI}{cscI}));
    title([condSetLabels{condSetComps(cscI,1)} ' - ' condSetLabels{condSetComps(cscI,2)} ', KS h=' num2str(h) ' p=' num2str(p)])
    xlabel('Days Apart')
    ylim([-0.8 0.8])
end
suptitleSL(['Within-day differences beween correlations, ' plotTitle{ppI}])
end  

%Is one of the correlations changing?
plottt = {pooledWithinCSdayDiffsMeanCorr; pooledWithinCSdayDiffsMeanCorrHalfFirst; pooledWithinCSdayDiffsMeanCorrHalfSecond};
fitlines = { meanWithinPVdiffFitLine;  meanWithinPVdiffFitLineHalfFirst;  meanWithinPVdiffFitLineHalfSecond};
plotTitle = {'Mean Corr'; 'First Half Mean';'Second Half Mean'};
for ppI = 1:length(plottt)
figure;
for csI = 1:length(condSet)
    subplot(1,length(condSet),csI)
    plot(pooledCSdiffDiffDayDiffs,plottt{ppI}{csI},'.'); hold on
    plot([0 18],[0 0],'k')
    plot(fitlines{ppI}{csI}(:,1),fitlines{ppI}{csI}(:,2),condSetColors{csI})
    [h,p] = kstest(zscore(plottt{ppI}{csI}));
    %title(condSetLabels{csI})
    title([condSetLabels{csI} ', KS h=' num2str(h) ' p=' num2str(p)])
    
    xlabel('Days Apart')
    ylim([-0.8 0.8])
end
suptitleSL(['Within-Correlation differences across days, ' plotTitle{ppI}])
end
    
    
    
    